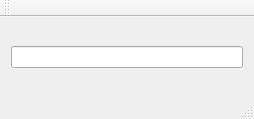
<?xml version="1.0" encoding="UTF-8"?>
<ui version="4.0">
 <class>MainWindow</class>
 <widget class="QMainWindow" name="MainWindow">
  <property name="geometry">
   <rect>
    <x>0</x>
    <y>0</y>
    <width>254</width>
    <height>119</height>
   </rect>
  </property>
  <property name="windowTitle">
   <string>MainWindow</string>
  </property>
  <widget class="QWidget" name="centralWidget">
   <layout class="QVBoxLayout" name="verticalLayout">
    <item>
     <widget class="QLineEdit" name="lineEdit"/>
    </item>
   </layout>
  </widget>
  <widget class="QMenuBar" name="menuBar">
   <property name="geometry">
    <rect>
     <x>0</x>
     <y>0</y>
     <width>254</width>
     <height>21</height>
    </rect>
   </property>
  </widget>
  <widget class="QToolBar" name="mainToolBar">
   <attribute name="toolBarArea">
    <enum>TopToolBarArea</enum>
   </attribute>
   <attribute name="toolBarBreak">
    <bool>false</bool>
   </attribute>
  </widget>
  <widget class="QStatusBar" name="statusBar"/>
 </widget>
 <layoutdefault spacing="6" margin="11"/>
 <resources/>
 <connections/>
</ui>
